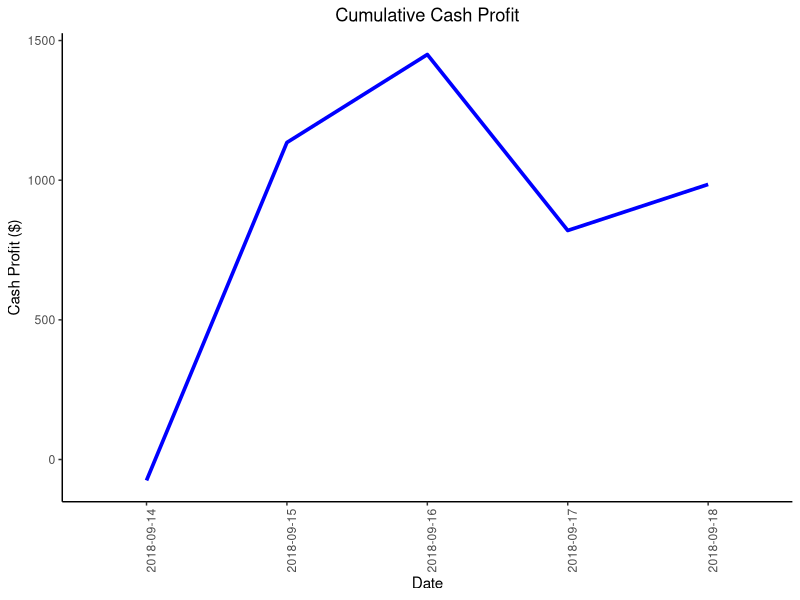
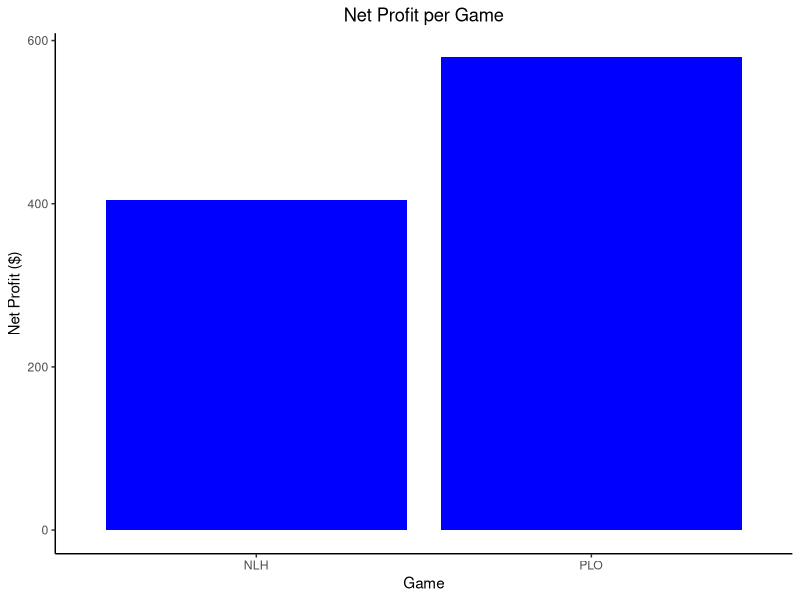

Reproduce these figures in R, in order.
## ---- chunk 1
library(tidyverse)
library(lubridate)
library(scales)
## ---- chunk 2

cash_dir <- "data_repository\\poker_cash_tracking.csv"
tourney_dir <- "data_repository\\poker_tourney_tracking.csv"
#cash_stats <- read_csv(cash_dir)
#tourney_stats <- read_csv(tourney_dir)
## ---- chunk 3
cash_stats <- tibble(date = date(), location = character(), live_or_online = character(), limit = character(), game = character(), buy_in = numeric(), cash_out = numeric(), expenses = numeric(), session_length = numeric(), notes = character() )
## ---- chunk 4
cash_stats <- cash_stats %>%
  add_row(date = '2018-09-14', location = 'Bellagio', live_or_online = 'Live', limit = '500NL', game = 'NLH', buy_in = 500, cash_out = 450, expenses = 25, session_length = 5, notes = 'saw Mickey' )
#Now let's take a look at the new tibble
cash_stats
## ---- chunk 5
cash_stats <- cash_stats %>%
  add_row(date = '2018-09-15', location = 'Bellagio', live_or_online = 'Live', limit = '1000NL', game = 'PLO', buy_in = 1000, cash_out = 2245, expenses = 35, session_length = 7, notes = 'Mickey was fine' ) %>%
  add_row(date = '2018-09-16', location = 'Aria', live_or_online = 'Live', limit = '500NL', game = 'NLH', buy_in = 300, cash_out = 650, expenses = 35, session_length = 5, notes = 'Mickey blew my mind' ) %>%
  add_row(date = '2018-09-17', location = 'Bellagio', live_or_online = 'Live', limit = '500NL', game = 'PLO', buy_in = 845, cash_out = 250, expenses = 35, session_length = 2, notes = 'Hey Mickey' ) %>%
  add_row(date = '2018-09-18', location = 'Aria', live_or_online = 'Live', limit = '1000NL', game = 'NLH', buy_in = 2500, cash_out = 2700, expenses = 35, session_length = 17, notes = 'Hey Mickey' )
  
#Let's look at our database of 5 cash sessions
cash_stats
## ---- chunk 6
write_csv(cash_stats, cash_dir)
## ---- chunk 7
cash_stats <- cash_stats %>%
  mutate(net_profit = cash_out - (expenses + buy_in),
         cumulative_profit = cumsum(net_profit))
## ---- chunk 8
cash_game_summary <- cash_stats %>% 
  group_by(game) %>%
  summarise(game_profit = sum(net_profit), game_hours = sum(session_length)) %>%
  arrange(desc(game_profit))

cash_game_summary
## ---- chunk 9
cash_limit_summary <- cash_stats %>% 
  group_by(limit) %>%
  summarise(limit_profit = sum(net_profit), game_hours = sum(session_length)) %>%
  arrange(desc(limit_profit))

cash_limit_summary
## ---- chunk 10
cash_location_summary <- cash_stats %>% 
  group_by(location) %>%
  summarise(location_profit = sum(net_profit), game_hours = sum(session_length)) %>%
  arrange(desc(location_profit))

cash_location_summary
## ---- chunk 11
cash_big_wins <- cash_stats %>% 
  filter(net_profit >= 500) %>%
  arrange(desc(net_profit))
cash_big_wins
## ---- chunk 12
cash_big_losses <- cash_stats %>% 
  filter(net_profit <= -500) %>%
  arrange(desc(net_profit))
cash_big_losses
## ---- chunk 13
last_week <- cash_stats %>%
  filter(date >= today() - days(7))

last_week
## ---- chunk 14

last_month <- cash_stats %>%
  filter(date >= today() - months(1))

last_month
## ---- chunk 15

cash_cumulative_plot <- ggplot(cash_stats, aes(date, cumulative_profit, group = 1))

cash_cumulative_viz <- cash_cumulative_plot + 
  geom_line(color = "blue", size = 1.25) +
  labs(x = "Date", y = "Cash Profit ($)", title = "Cumulative Cash Profit") +
  theme_classic() + 
  theme(plot.title = element_text(hjust = 0.5)) + 
  theme(axis.text.x = element_text(angle = 90, hjust = 1))

cash_cumulative_viz


## ---- chunk 16

cash_game_plot <- ggplot(cash_game_summary, aes(game, game_profit))

cash_game_viz <- cash_game_plot + geom_bar(stat = "identity", fill = "blue") + 
  labs(x = "Game", y = "Net Profit ($)", title = "Net Profit per Game") +
  theme_classic() + 
  theme(plot.title = element_text(hjust = 0.5))


cash_game_viz


